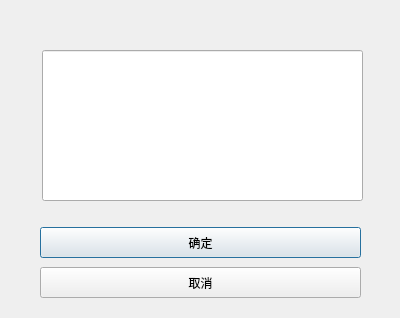
<?xml version="1.0" encoding="UTF-8"?>
<ui version="4.0">
 <class>Diagnose</class>
 <widget class="QDialog" name="Diagnose">
  <property name="geometry">
   <rect>
    <x>0</x>
    <y>0</y>
    <width>400</width>
    <height>318</height>
   </rect>
  </property>
  <property name="windowTitle">
   <string>Dialog</string>
  </property>
  <widget class="QLineEdit" name="lineEdit">
   <property name="geometry">
    <rect>
     <x>42</x>
     <y>50</y>
     <width>321</width>
     <height>151</height>
    </rect>
   </property>
  </widget>
  <widget class="QPushButton" name="pushButton">
   <property name="geometry">
    <rect>
     <x>40</x>
     <y>227</y>
     <width>321</width>
     <height>31</height>
    </rect>
   </property>
   <property name="text">
    <string>确定</string>
   </property>
  </widget>
  <widget class="QPushButton" name="pushButton_2">
   <property name="geometry">
    <rect>
     <x>40</x>
     <y>267</y>
     <width>321</width>
     <height>31</height>
    </rect>
   </property>
   <property name="text">
    <string>取消</string>
   </property>
  </widget>
 </widget>
 <resources/>
 <connections>
  <connection>
   <sender>pushButton_2</sender>
   <signal>clicked()</signal>
   <receiver>Diagnose</receiver>
   <slot>close()</slot>
   <hints>
    <hint type="sourcelabel">
     <x>288</x>
     <y>278</y>
    </hint>
    <hint type="destinationlabel">
     <x>376</x>
     <y>208</y>
    </hint>
   </hints>
  </connection>
 </connections>
</ui>
